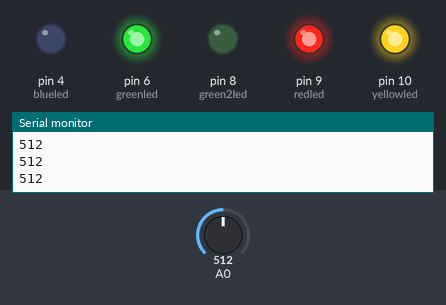
The sketch below on a simulated Arduino Uno, built with avr-gcc and run on an emulated ATmega328P. Shown: output pins drawn as LEDs (lit = HIGH), the last lines printed to the serial monitor. The inputs (shaded band) are chosen by the test bench; at power-on: A0 = 512.

Above: at 1.2 s.
1.3 s: A0 set to 583
2.8 s: A0 set to 610
At 3.1 s:
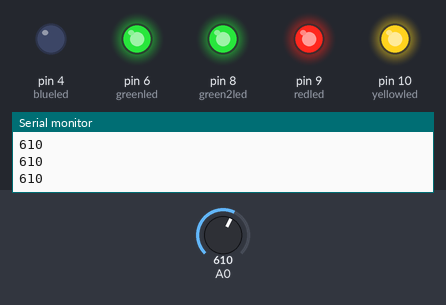
4.3 s: A0 set to 788
5.8 s: A0 set to 812
At 6.6 s:
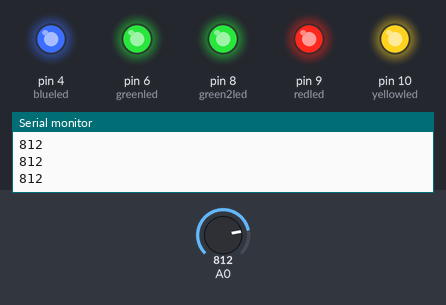
7.3 s: A0 set to 391
At 7.6 s:
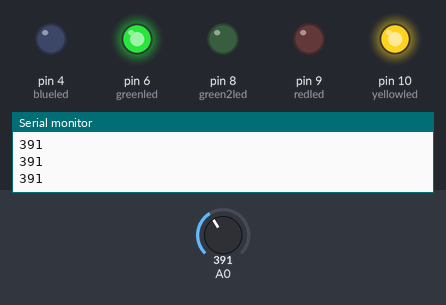
8.8 s: A0 set to 409
At 10.1 s:
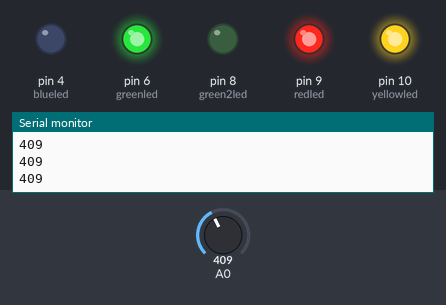
Timing chart, 0 to 11.3 s (numbered marks = the images above; inputs shaded):
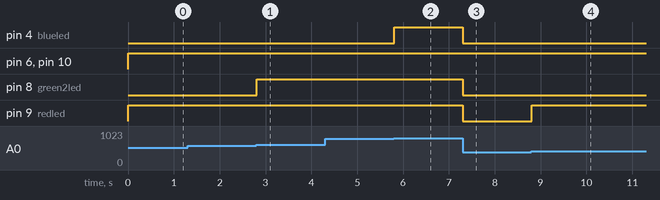

Measured:
- the behaviour switches between 600 and 601 on A0 (found by bisection; images 0 and 1)
- the behaviour switches between 800 and 801 on A0 (found by bisection; images 1 and 2)
- the behaviour switches between 400 and 401 on A0 (found by bisection; images 3 and 4)
- after the input at 2.8 s, pin 8 (green2led): LOW → HIGH at once
- after the input at 5.8 s, pin 4 (blueled): LOW → HIGH at once
- after the input at 7.3 s, pin 4 (blueled), pin 8 (green2led), pin 9 (redled): HIGH → LOW at once
- after the input at 8.8 s, pin 9 (redled): LOW → HIGH at once

The sketch:

sketch_aug16a.ino
```cpp
int potentiometer=analogRead(A0);
int greenled =6;
int yellowled =10;
int redled =9;
int green2led =8;
int blueled =4;
void setup() {
  // put your setup code here, to run once:

pinMode(potentiometer,INPUT);
pinMode(greenled,OUTPUT);
pinMode(yellowled,OUTPUT);
pinMode(redled,OUTPUT);
pinMode(green2led,OUTPUT);
pinMode(blueled,OUTPUT);
Serial.begin(9600);
}

void loop() {
  // put your main code here, to run repeatedly:
  int potvalue=analogRead(potvalue);
Serial.println(potvalue);
if (potvalue >=0, potvalue<=10) {
  digitalWrite(greenled, LOW);
  digitalWrite(yellowled, LOW);
  digitalWrite(redled, LOW);
  digitalWrite(green2led, LOW);
  digitalWrite(blueled, LOW);
}
 if (potvalue >=11 && potvalue<=200) {
  digitalWrite(greenled, HIGH);
  digitalWrite(yellowled, LOW);
  digitalWrite(redled, LOW);
  digitalWrite(green2led, LOW);
  digitalWrite(blueled, LOW);
 }
  if (potvalue >=201 && potvalue<=400) {
  digitalWrite(greenled, HIGH);
  digitalWrite(yellowled, HIGH);
  digitalWrite(redled, LOW);
  digitalWrite(green2led, LOW);
  digitalWrite(blueled, LOW);
  }
  if (potvalue >=401 && potvalue<=600) {
  digitalWrite(greenled, HIGH);
  digitalWrite(yellowled, HIGH);
  digitalWrite(redled, HIGH);
  digitalWrite(green2led, LOW);
  digitalWrite(blueled, LOW);
  }
  if (potvalue >=601 && potvalue<=800) {
  digitalWrite(greenled, HIGH);
  digitalWrite(yellowled, HIGH);
  digitalWrite(redled, HIGH);
  digitalWrite(green2led, HIGH);
  digitalWrite(blueled, LOW);
  }
  if (potvalue >=801 && potvalue<=1023) {
  digitalWrite(greenled, HIGH);
  digitalWrite(yellowled, HIGH);
  digitalWrite(redled, HIGH);
  digitalWrite(green2led, HIGH);
  digitalWrite(blueled, HIGH);
}
}
```
